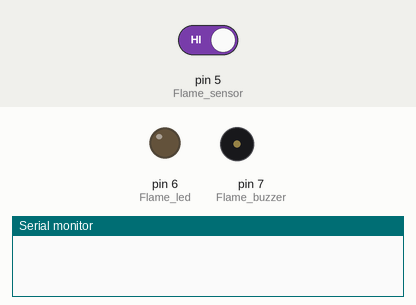
Simulated run of this sketch. Board: Arduino Uno, built with avr-gcc and run on an emulated ATmega328P. On the bench: output pins drawn as LEDs (lit = HIGH), buzzer (waves = sounding, pin HIGH), the last lines printed to the serial monitor. Inputs (shaded band) come from the test bench; at power-on: pin 5 (Flame_sensor) HIGH.

Above: at 1.2 s.
1.3 s: pin 5 (Flame_sensor) driven LOW
At 2.5 s:
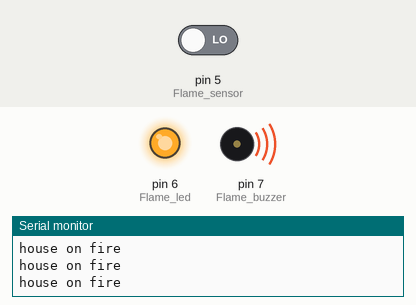
2.8 s: pin 5 (Flame_sensor) driven HIGH
At 3.9 s:
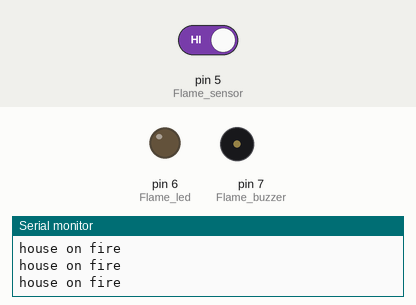
Timing chart, 0 to 5.8 s (numbered marks = the images above; inputs shaded):
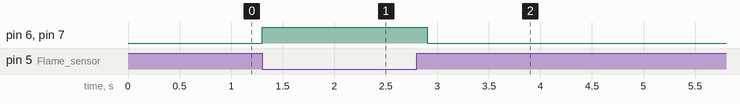

Measured:
- after the input at 1.3 s, pin 6 (Flame_led), pin 7 (Flame_buzzer): LOW → HIGH at once
- after the input at 2.8 s, pin 6 (Flame_led), pin 7 (Flame_buzzer): HIGH → LOW after 0.10 s

The sketch:

Flame_sensor.ino
```cpp
#define Flame_sensor 5
#define Flame_led 6
#define Flame_buzzer 7
void setup()
{
  pinMode(Flame_sensor,INPUT);
  pinMode(Flame_led,OUTPUT);
  pinMode(Flame_buzzer,OUTPUT);
  Serial.begin(9600);
}
void loop()
{
  int Flame = digitalRead(Flame_sensor);
  if (Flame == 0)
  {
    digitalWrite(Flame_led,HIGH);
    digitalWrite(Flame_buzzer,HIGH);
    Serial.println("house on fire");
    delay(200);
  }
  else
  {
    digitalWrite(Flame_led,LOW);
    digitalWrite(Flame_buzzer,LOW);
  }
}
```
